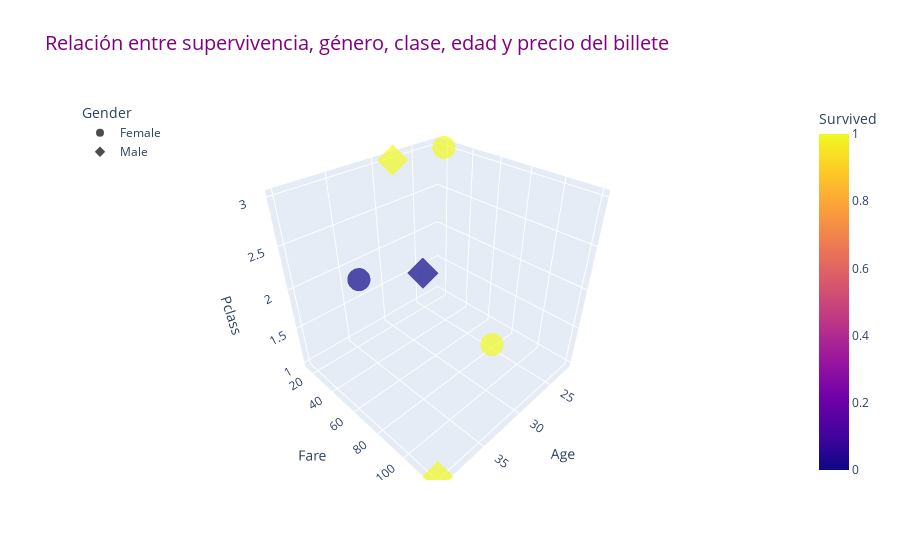

The notebook cell this image was saved under:
### Markdown cell above
####  Veamos qué relación hubo entre los supervivientes en este caso por edad, precio del billete , clase social y género.
#### Para ello he cogido un conjunto de datos más pequeño para presentar un ejemplo visualmente más comprensible,  permitiendo de esta forma poder destacar patrones generales y simplificando así la comprensión de la relación entre las variables.

### Code cell
# Creo un DataFrame de ejemplo con un nombre diferente
df_ejemplo = pd.DataFrame({
    'Sex': ['Female', 'Male', 'Female', 'Male', 'Female', 'Male'],
    'Pclass': [1, 2, 3, 1, 2, 3],
    'Age': [25, 30, 22, 40, 35, 28],
    'Fare': [80, 50, 20, 120, 30, 15],
    'Survived': [1, 0, 1, 1, 0, 1]
})

# Mapeo el género a valores numéricos
df_ejemplo['Sex'] = df_ejemplo['Sex'].map({'Female': 0, 'Male': 1})

# Agrego una nueva columna 'Gender' con etiquetas 'Female' y 'Male'
df_ejemplo['Gender'] = df_ejemplo['Sex'].map({0: 'Female', 1: 'Male'})

# Creo la gráfica de dispersión tridimensional
fig = px.scatter_3d(df_ejemplo, x='Age', y='Fare', z='Pclass', color='Survived', symbol='Gender',
                    size_max=10, opacity=0.7, title='Relación entre supervivencia, género, clase, edad y precio del billete')

# Configuro el estilo del título
fig.update_layout(title=dict(text='Relación entre supervivencia, género, clase, edad y precio del billete',
                             font=dict(color='purple', size=20)))

# Coloco la leyenda en la esquina superior izquierda
fig.update_layout(legend=dict(x=0, y=1, traceorder='normal'))

# Mostrar la gráfica
fig.show()

### Figure 1 — Plotly figure (JSON) as saved in the notebook; plotly's stock layout.template omitted (floating-point values rounded to 4 significant figures)
{"data": [{"hovertemplate": "Gender=Female<br>Age=%{x}<br>Fare=%{y}<br>Pclass=%{z}<br>Survived=%{marker.color}<extra></extra>", "legendgroup": "Female", "marker": {"color": [1, 1, 0], "coloraxis": "coloraxis", "opacity": 0.7, "symbol": "circle"}, "mode": "markers", "name": "Female", "scene": "scene", "showlegend": true, "type": "scatter3d", "x": [25, 22, 35], "y": [80, 20, 30], "z": [1, 3, 2]}, {"hovertemplate": "Gender=Male<br>Age=%{x}<br>Fare=%{y}<br>Pclass=%{z}<br>Survived=%{marker.color}<extra></extra>", "legendgroup": "Male", "marker": {"color": [0, 1, 1], "coloraxis": "coloraxis", "opacity": 0.7, "symbol": "diamond"}, "mode": "markers", "name": "Male", "scene": "scene", "showlegend": true, "type": "scatter3d", "x": [30, 40, 28], "y": [50, 120, 15], "z": [2, 1, 3]}], "layout": {"coloraxis": {"colorbar": {"title": {"text": "Survived"}}, "colorscale": [[0, "#0d0887"], [0.1111, "#46039f"], [0.2222, "#7201a8"], [0.3333, "#9c179e"], [0.4444, "#bd3786"], [0.5556, "#d8576b"], [0.6667, "#ed7953"], [0.7778, "#fb9f3a"], [0.8889, "#fdca26"], [1, "#f0f921"]]}, "legend": {"title": {"text": "Gender"}, "tracegroupgap": 0, "traceorder": "normal", "x": 0, "y": 1}, "scene": {"domain": {"x": [0, 1], "y": [0, 1]}, "xaxis": {"title": {"text": "Age"}}, "yaxis": {"title": {"text": "Fare"}}, "zaxis": {"title": {"text": "Pclass"}}}, "title": {"font": {"color": "purple", "size": 20}, "text": "Relación entre supervivencia, género, clase, edad y precio del billete"}}}
